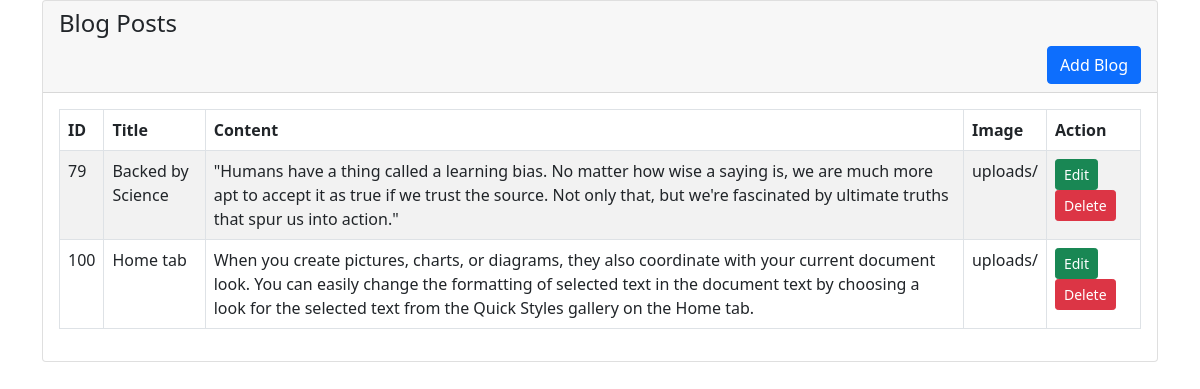
The page / on the database its author committed.
### tables this page shows
CREATE TABLE `blog_posts` (
  `id` int(11) NOT NULL,
  `title` varchar(255) NOT NULL,
  `textarea` text DEFAULT NULL,
  `image_url` varchar(255) NOT NULL,
  `published` tinyint(1) NOT NULL DEFAULT 0,
  `deleted` tinyint(1) NOT NULL DEFAULT 0
);

### index.php (the view, shortened to what this page needs)
<?php
require "db_conn.php";
?>
<!DOCTYPE html>
<html lang="en">
<head>
    <link href="https://cdn.jsdelivr.net/npm/bootstrap@5.0.2/dist/css/bootstrap.min.css" rel="stylesheet">
</head>
<body>
<div class="container">
    <div class="row">
        <div class="col-md-12">
            <div class="card">
                <div class="card-header">
                    <h4>Blog Posts</h4>
                    <a href="blog.php" class="btn btn-primary float-end">Add Blog</a>
                </div>
                <div class="card-body">
                <table class="table table-bordered table-striped">
                    <thead>
                        <tr>
                            <th>ID</th>
                            <th>Title</th>
                            <th>Content</th>
                            <th>Image</th>
                            <th>Action</th>
</tr>
</thead>
<tbody>
    <?php
    $query = "SELECT * FROM blog_posts";
    $query_run = mysqli_query($conn, $query);
    if(mysqli_num_rows($query_run) > 0)
    {
foreach($query_run as $blog)
{
?>
  <tr>
        <td><?=$blog['id'];?></td>
        <td><?=$blog['title'];?></td>
        <td><?=$blog['textarea'];?></td>
        <td><?=$blog['image_url'];?></td>
        <td>
            <a href="edit.php?id=<?=$blog['id'];?>"  class="btn btn-success btn-sm">Edit</a>
<form action="code.php" method="POST" class="d-inline">
<button  type="submit" name="delete" id="delete" value="<?=$blog['id'];?>" class="btn btn-danger btn-sm delete">Delete</a>
        </td>
    </tr>
<?php
}
    }
    else{
        echo "<h5>No record found</h5>";
    }
    ?>
</tbody>
                </table>
                </div>
            </div>
        </div>
    </div>
</div>
</body>
</html>

### rows shown on the page
blog_posts: id "79", title "Backed by Science", textarea "\"Humans have a thing called a learning bias. No matter how wise a saying is, we are much more apt to accept it as true if we trust the source. Not only that, but we're fascinated by ultimate truths that spur us into action.\"", image_url "uploads/"
blog_posts: id "100", title "Home tab", textarea "When you create pictures, charts, or diagrams, they also coordinate with your current document look. You can easily change the formatting of selected text in the document text by choosing a look for the selected text from the Quick Styles gallery on the Home tab.", image_url "uploads/"
